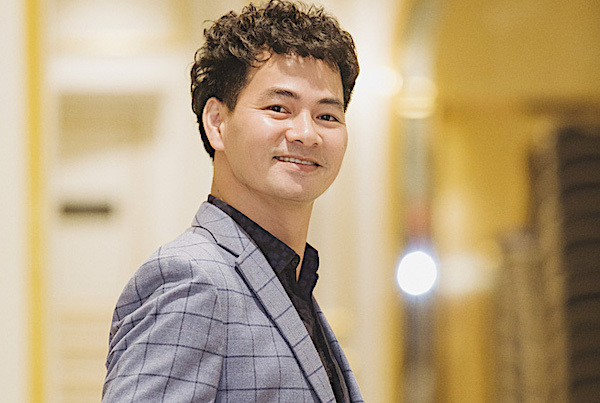
#> input picture xla_HOG/Object-detection-via-HOG-SVM-master/Object-detection-via-HOG-SVM-master/dataset/XuanBac1.jpg, 600 x 403 px, found by its file name; its folder holds 4 pictures in this run
$ python Train_HOG_SVM.py
#> lines starting #> are read from the running program, lines starting #| are printed output that depends on the picture
# Importing the necessary modules:

from skimage.feature import hog
from skimage.transform import pyramid_gaussian
from skimage.io import imread
import joblib
from sklearn.preprocessing import LabelEncoder
from sklearn.svm import LinearSVC
from sklearn.metrics import classification_report
from sklearn.model_selection import train_test_split
from skimage import color
from imutils.object_detection import non_max_suppression
import imutils
import numpy as np
import argparse
import cv2
import os
import glob
from PIL import Image # This will be used to read/modify images (can be done via OpenCV too)
from numpy import *

# define parameters of HOG feature extraction
orientations = 9
pixels_per_cell = (8, 8)
cells_per_block = (2, 2)
threshold = .3


# define path to images:

pos_im_path = r"./dataset" # This is the path of our positive input dataset
# define the same for negatives
neg_im_path= r"./neg"

# read the image files:
pos_im_listing = os.listdir(pos_im_path) # it will read all the files in the positive image path (so all the required images)
neg_im_listing = os.listdir(neg_im_path)
num_pos_samples = size(pos_im_listing) # simply states the total no. of images
num_neg_samples = size(neg_im_listing)
print(num_pos_samples) # prints the number value of the no.of samples in positive dataset
print(num_neg_samples)
data= []
labels = []

# compute HOG features and label them:

for file in pos_im_listing: #this loop enables reading the files in the pos_im_listing variable one by one
    img = Image.open(pos_im_path + '\\' + file) # open the file
#> img is the input picture: PIL image 600x403 RGB; mean R, G, B 181.4, 160.2, 127.1
    #img = img.resize((64,128))
    gray = img.convert('L') # convert the image into single channel i.e. RGB to grayscale
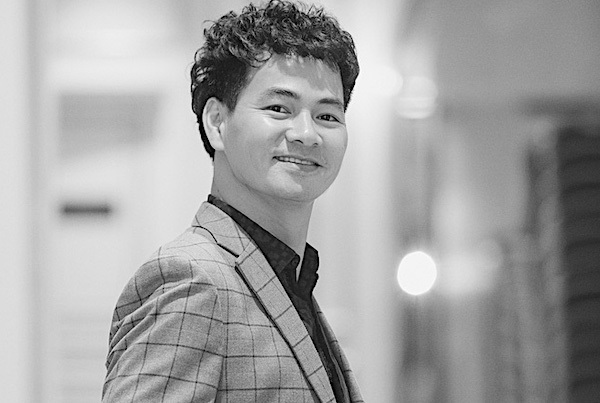
#> gray: PIL image 600x403 L; min 0, max 255, mean 162.8
    # calculate HOG for positive features
    fd = hog(gray, orientations, pixels_per_cell, cells_per_block, block_norm='L2', feature_vector=True)# fd= feature descriptor
    data.append(fd)
    labels.append(1)
#> pass 2 of the loop `for file in pos_im_listing:`:
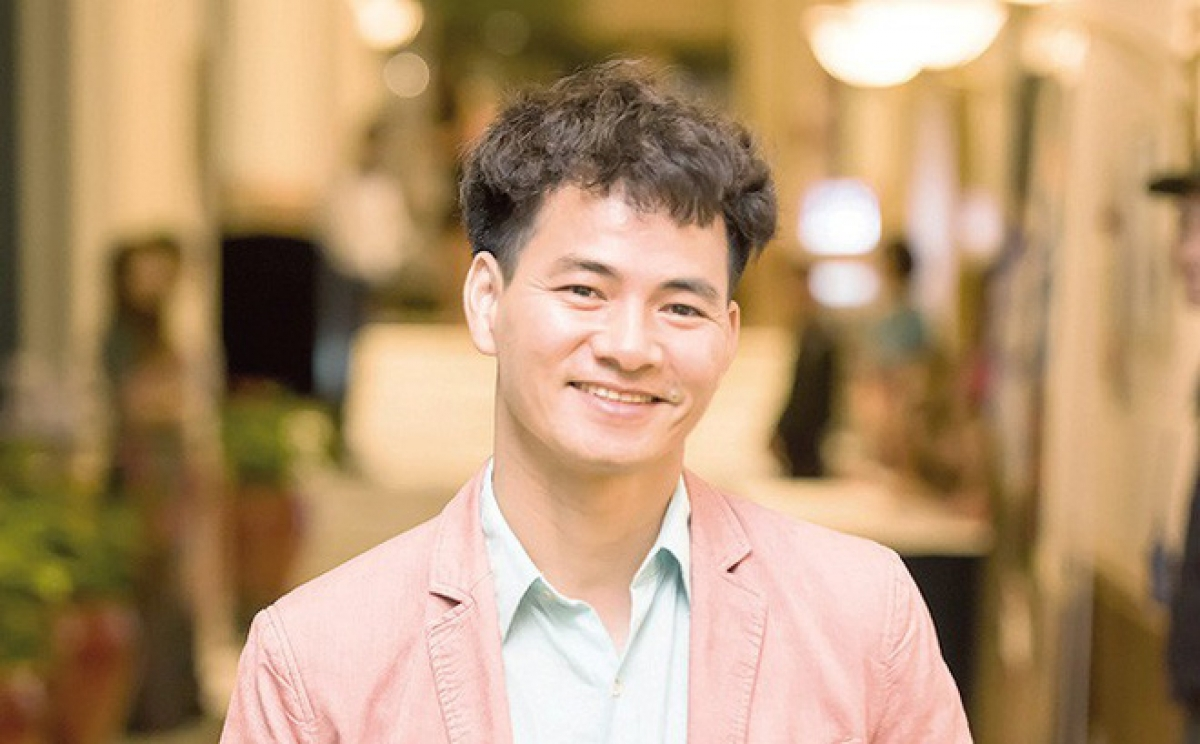
#> input picture xla_HOG/Object-detection-via-HOG-SVM-master/Object-detection-via-HOG-SVM-master/dataset/XuanBac2.jpg, 1200 x 744 px, found by its file name
#> img is the input picture: PIL image 1200x744 RGB; mean R, G, B 180.6, 148.7, 113.5
#> `gray = img.convert('L')`:
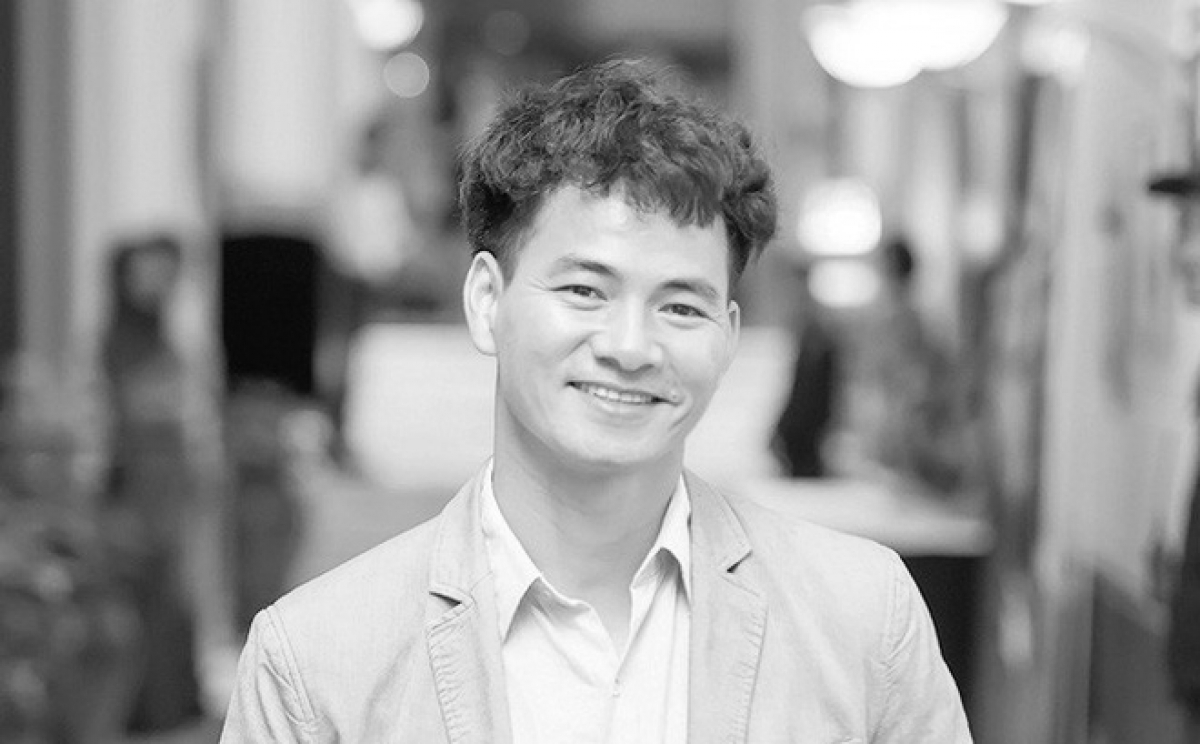
#> gray: PIL image 1200x744 L; min 3, max 255, mean 154.2
#> pass 3 of the loop `for file in pos_im_listing:`:
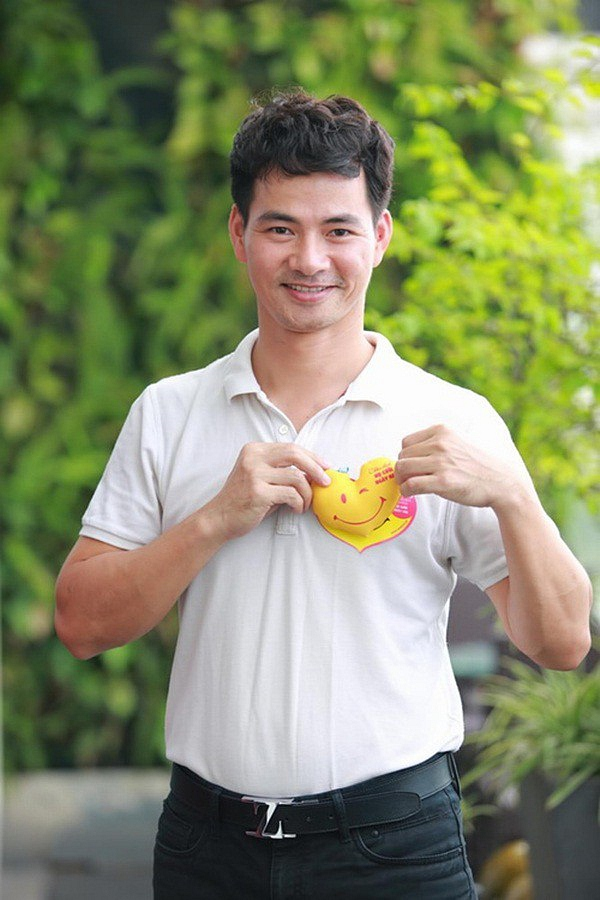
#> input picture xla_HOG/Object-detection-via-HOG-SVM-master/Object-detection-via-HOG-SVM-master/dataset/XuanBac3.jpg, 600 x 900 px, found by its file name
#> img is the input picture: PIL image 600x900 RGB; mean R, G, B 133.8, 139.8, 104.9
#> `gray = img.convert('L')`:
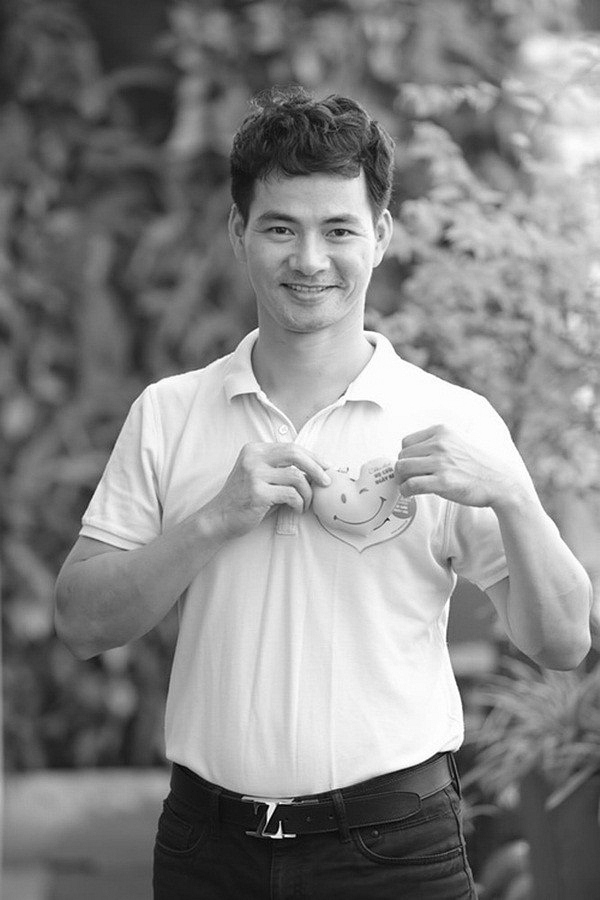
#> gray: PIL image 600x900 L; min 0, max 255, mean 134
#> the loop made 4 passes; the first 3 are shown

# Same for the negative images
for file in neg_im_listing:
    img= Image.open(neg_im_path + '\\' + file)
    #img = img.resize((64,128))
    gray= img.convert('L')
    # Now we calculate the HOG for negative features
    fd = hog(gray, orientations, pixels_per_cell, cells_per_block, block_norm='L2', feature_vector=True)
    data.append(fd)
    labels.append(0)
# encode the labels, converting them from strings to integers
le = LabelEncoder()
labels = le.fit_transform(labels)

#%%
# Partitioning the data into training and testing splits, using 80%
# of the data for training and the remaining 20% for testing
print(" Constructing training/testing split...")
(trainData, testData, trainLabels, testLabels) = train_test_split(
#> (the run stopped early here; a loop or call above may not have finished)
